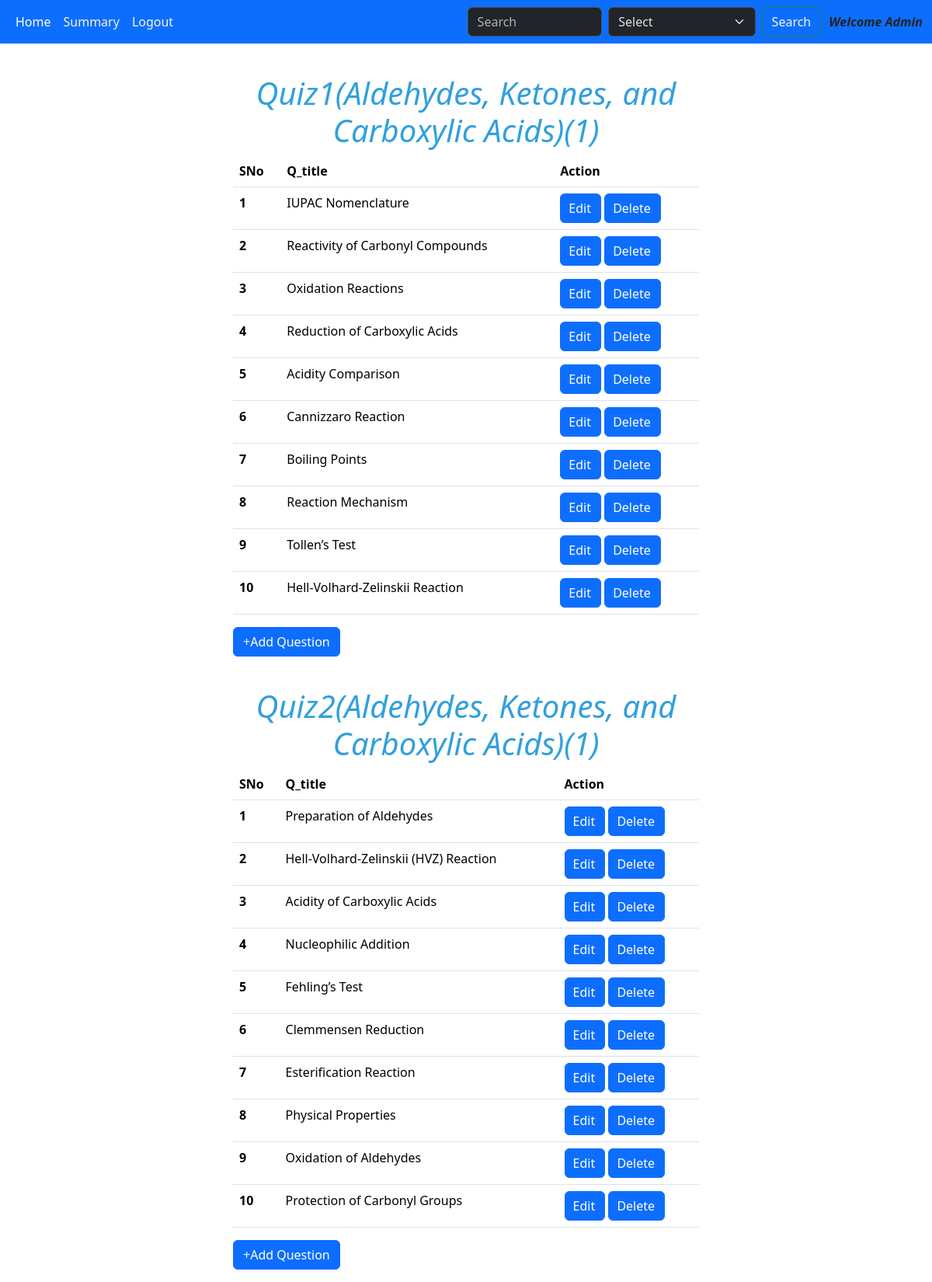
The app's page /quiz_management (upper part) with its own data.
### models.py (models this page shows)
class Quiz(db.Model):
    id = db.Column(db.Integer, primary_key = True)
    chapter_id = db.Column(db.Integer, db.ForeignKey('chapter.id'), nullable = False)
    date_of_quiz = db.Column(db.Date, nullable = False)
    time_duration = db.Column(db.Time, nullable = False)
    quiz_attempted = db.Column(db.Integer())
    questions = db.Relationship('Questions', backref = 'quiz')

class Chapter(db.Model):
    id = db.Column(db.Integer, primary_key = True)
    name = db.Column(db.String(120), nullable = False, unique = True)
    description = db.Column(db.String(120))
    sub_id = db.Column(db.Integer, db.ForeignKey('subject.id'), nullable = False)
    quizzes = db.Relationship('Quiz', backref = 'chapter')
    chapt_questions = db.Relationship('Questions', backref = 'chapter')

class Questions(db.Model):
    id = db.Column(db.Integer, primary_key = True)
    quiz_id = db.Column(db.Integer, db.ForeignKey('quiz.id'), nullable = False)
    chapter_id = db.Column(db.Integer, db.ForeignKey('chapter.id'), nullable = False)
    question_title = db.Column(db.Text, nullable = False)
    question_statement = db.Column(db.Text, nullable = False)
    option_1 = db.Column(db.String(120), nullable = False)
    option_2 = db.Column(db.String(120), nullable = False)
    option_3 = db.Column(db.String(120), nullable = False)
    option_4 = db.Column(db.String(120), nullable = False)
    correct_option = db.Column(db.String(120), nullable = False)

### app.py (the view)
@app.route('/quiz_management', methods = ['POST', 'GET'])
def quiz_management():
    quiz_to_chapter = {}
    quizzes = Quiz.query.all()
    question_objs = Questions.query.all()
    quiz_questions = {quiz.id: quiz.questions for quiz in quizzes}
    for quiz in quizzes:
        chapter_obj = Chapter.query.filter_by(id = quiz.chapter_id).first()
        quiz_to_chapter[quiz.id] = chapter_obj.name
    return render_template('quiz_management.html', quizzes=quizzes, quiz_questions=quiz_questions, quiz_to_chapter = quiz_to_chapter)

### templates/quiz_management.html (shortened to what this page needs)
<!DOCTYPE html>
<html lang="en">
<head>
    <link rel="stylesheet" href="/static/style.css">
    <link href="https://cdn.jsdelivr.net/npm/bootstrap@5.3.3/dist/css/bootstrap.min.css"
    rel="stylesheet"
>
</head>
<body>
    <nav class="navbar navbar-expand-lg bg-primary" data-bs-theme="dark" >
        <div class="container-fluid">
          <div class="collapse navbar-collapse" id="navbarSupportedContent">
            <ul class="navbar-nav me-auto mb-2 mb-lg-0">
              <li class="nav-item">
                <a class="nav-link active" aria-current="page" href="/admin">Home</a>
              </li>
              <li class="nav-item dropdown">
                <a class="nav-link" href="/summary_admin" style="color:whitesmoke">
                  Summary
                </a>
              </li>
              <li class="nav-item">
                <a class="nav-link" style="color:whitesmoke" href="/logout">Logout</a>
              </li>
            </ul>
            <form class="d-flex" role="search" action="/search_admin">
              <input class="form-control me-2" type="search" placeholder="Search" aria-label="Search" name="search">
              <select class="form-select me-2" aria-label="Default select example" name="key">
                <option selected>Select</option>
              </select>
              <button class="btn btn-outline-success" type="submit" style="color:whitesmoke">Search</button>
            </form>
            <span style="text-align:center; margin-left:10px; font-style:italic; font-weight: 700;">Welcome Admin</span>
          </div>
        </div>
    </nav>
    {% if quizzes|length > 0 %}
    {% for quiz in quizzes %}
    <div class="upcoming_quizes" style="border:none;">
      <div id="up_quizzes" style="text-align:center; margin-top:8px; font-style:oblique; display:in">
        <h1><span style="text-decoration: dashed; color:rgb(49, 160, 220)">Quiz{{ loop.index }}({{ quiz_to_chapter[quiz.id] }})({{ quiz.chapter_id }})</span></h1>
      </div
      <div class="container-fluid" style="margin-top:70px;">
        <table class="table caption-top">
            <thead>
              <tr>
                <th scope="col">SNo</th>
                <th scope="col">Q_title</th>
                <th scope="col">Action</th>
              </tr>
            </thead>
            <tbody>
              {% for question in quiz_questions[quiz.id] %}
              <tr>
                <th scope="row">{{ loop.index }}</th>
                <td>{{ question.question_title }}</td>
                <td><a href="/edit_question/{{ question.id }}" class="btn btn-primary" style="padding-left:10px">Edit</a>
                  <a href="/delete_question/{{ question.id }}" class="btn btn-primary" style="padding-left:10px">Delete</a></td>
              </tr>
              {% endfor %}
            </tbody>
        </table>
        <div class="footer">
          <a href="/add_question/{{ quiz.id }}" class="btn btn-primary">+Add Question</a>
        </div>
      </div>
    {% endfor %}
    {% else %}
    <div class="footer">
      <a href="/add_quiz" class="btn btn-primary" style="padding:10px; margin:10px;">+Add Quiz</a>
    </div>
    {% endif %}
</body>
</html>

### static/style.css (style rules this page uses)
* { margin:0px; }
.upcoming_quizes { margin:auto; margin-top: 40px; width:600px; border:none; border-radius: 10px; }

### records on screen
Quiz: chapter_id "1"
Chapter: name "Aldehydes, Ketones, and Carboxylic Acids"
Questions: question_title "IUPAC Nomenclature"
Questions: question_title "Reactivity of Carbonyl Compounds"
Questions: question_title "Oxidation Reactions"
Questions: question_title "Reduction of Carboxylic Acids"
Questions: question_title "Acidity Comparison"
Questions: question_title "Cannizzaro Reaction"
Questions: question_title "Boiling Points"
Questions: question_title "Reaction Mechanism"
Questions: question_title "Tollen’s Test"
Questions: question_title "Hell-Volhard-Zelinskii Reaction"
Quiz: chapter_id "1"
Questions: question_title "Preparation of Aldehydes"
Questions: question_title "Hell-Volhard-Zelinskii (HVZ) Reaction"
Questions: question_title "Acidity of Carboxylic Acids"
Questions: question_title "Nucleophilic Addition"
Questions: question_title "Fehling’s Test"
Questions: question_title "Clemmensen Reduction"
Questions: question_title "Esterification Reaction"
Questions: question_title "Physical Properties"
Questions: question_title "Oxidation of Aldehydes"
Questions: question_title "Protection of Carbonyl Groups"
